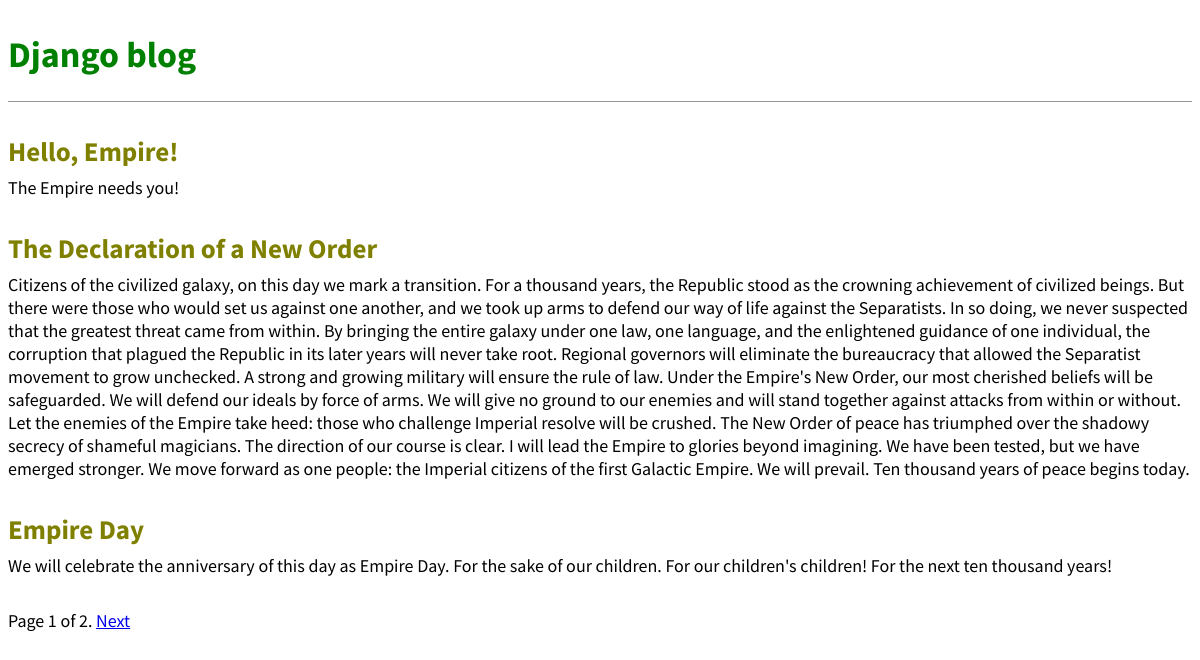
The page / on the database its author committed.
### blog/models.py (models this page shows)
class Post(models.Model):
    STATUS_CHOICES = (
        ('draft', 'Draft'),
        ('published', 'Published'),
    )
    title = models.CharField(max_length=250)
    slug = models.SlugField(max_length=250, unique_for_date='publish_at')
    created_by = models.ForeignKey(
    			User,
    			related_name='blog_posts',
    			on_delete=models.CASCADE,
    )
    text = models.TextField()
    publish_at = models.DateTimeField(default=timezone.now)
    created_at = models.DateTimeField(auto_now_add=True)
    updated_at = models.DateTimeField(auto_now=True)
    status = models.CharField(max_length=10, choices=STATUS_CHOICES, default='draft')

### blog/views.py (the view)
# urls.py: path('', BlogListView.as_view(), name='home'),
class BlogListView(ListView):
    model = Post
    paginate_by = 3
    template_name = 'home.html'

### templates/home.html
{% extends 'base.html' %}
{% block content %}
  {% for post in object_list %}
    <div class="post-entry">
      <h2><a href="{% url 'post_detail' post.pk %}">{{ post.title }}</a></h2>
      <p>{{ post.text }}</p>
    </div>
  {% endfor %}
  {% include "pagination.html" with page=page_obj %}
{% endblock content %}

### templates/base.html (shortened to what this page needs)
{% load static %}
<html>
  <head>
  <link href="{% static 'css/base.css' %}" rel="stylesheet">
  </head>
  <body>
    <header>
      <h1><a href="{% url 'home' %}">Django blog</a></h1>
    </header>
    <div>
      {% block content %}
      {% endblock content %}
    </div>
  </body>
</html>

### templates/pagination.html (shortened to what this page needs)
<div class="pagination">
    <span class="step-links">
        <span class="current">
            Page {{ page.number }} of {{ page.paginator.num_pages }}.
        </span>
        {% if page.has_next %}
            <a href="?page={{ page.next_page_number }}">Next</a>
        {% endif %}
    </span>
</div>

### static/css/base.css (style rules this page uses)
body { font-family: 'Source Sans Pro', sans-serif; font-size: 18px; }
header { border-bottom: 1px solid #999; margin-bottom: 2rem; display: flex; }
header h1 a { color: green; text-decoration: none; }
.post-entry { margin-bottom: 2rem; }
.post-entry h2 { margin: 0.5rem 0; }
.post-entry h2 a, .post-entry h2 a:visited { color: olive; text-decoration: none; }
.post-entry p { margin: 0.5rem 0; font-weight: 400; }

### rows shown on the page
Post: title "Hello, Empire!", text "The Empire needs you!"
Post: title "The Declaration of a New Order", text "Citizens of the civilized galaxy, on this day we mark a transition. For a thousand years, the Republic stood as the crowning achievement of civilized beings. But there were those who would set us against one another, and we took up arms to defend our way of life against the Separatists. In so doing, we never suspected that the greatest threat came from within. By bringing the entire galaxy under one law, one language, and the enlightened guidance of one individual, the corruption that plagued the Republic in its later years will never take root. Regional governors will eliminate the bureaucracy that allowed the Separatist movement to grow unchecked. A strong and growing military will ensure…"
Post: title "Empire Day", text "We will celebrate the anniversary of this day as Empire Day. For the sake of our children. For our children's children! For the next ten thousand years!"

### other values the page prints
{{ page.number }} "1"
{{ page.paginator.num_pages }} "2"
